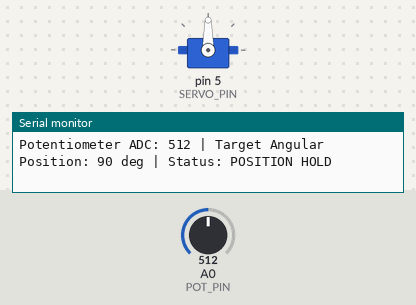
Bench run of a sketch on a simulated Arduino Uno, built with avr-gcc and run on an emulated ATmega328P. Parts: servo, the last lines printed to the serial monitor. The test bench sets the inputs (shaded band); at power-on: A0 (POT_PIN) = 512.

Above: at 1.7 s.
1.8 s: A0 (POT_PIN) set to 716
At 2.8 s:
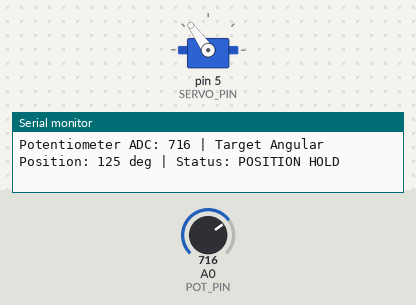
3.3 s: A0 (POT_PIN) set to 900
At 4.0 s:
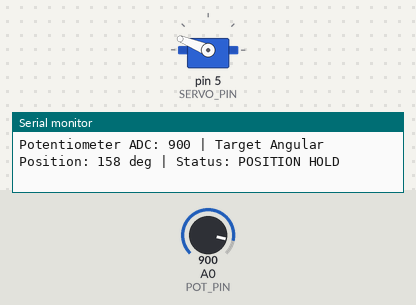
4.8 s: A0 (POT_PIN) set to 922
At 6.1 s:
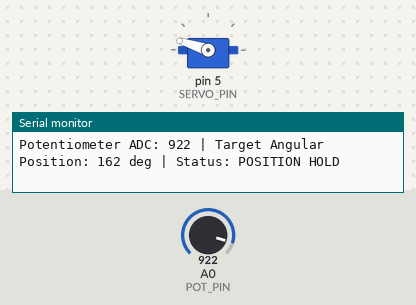
6.4 s: A0 (POT_PIN) set to 1023
At 7.6 s:
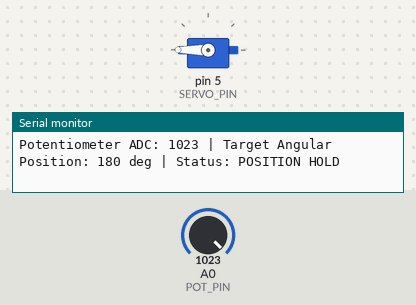
7.9 s: A0 (POT_PIN) set to 1003
At 8.6 s:
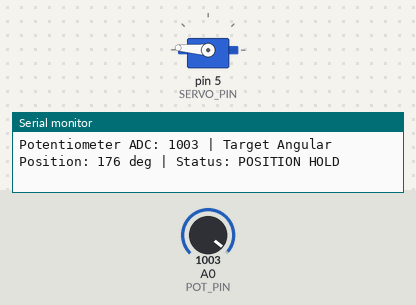
10.9 s: A0 (POT_PIN) set to 306
At 11.4 s:
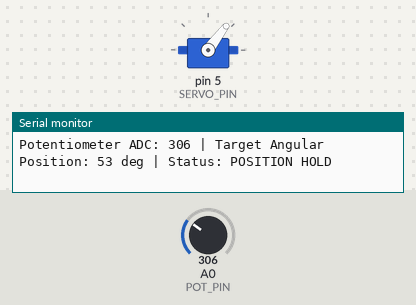
Timing chart, 0 to 13.4 s (numbered marks = the images above; inputs shaded):
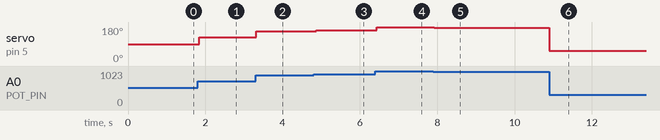

Measured:
- after the input at 1.8 s, servo on pin 5 (SERVO_PIN): 90° → 125° after 0.05 s
- after the input at 3.3 s, servo on pin 5 (SERVO_PIN): 125° → 158° at once
- after the input at 4.8 s, servo on pin 5 (SERVO_PIN): 158° → 162° after 0.08 s
- after the input at 6.4 s, servo on pin 5 (SERVO_PIN): 162° → 180° at once
- after the input at 7.9 s, servo on pin 5 (SERVO_PIN): 180° → 176° at once
- after the input at 10.9 s, servo on pin 5 (SERVO_PIN): 176° → 53° at once

The sketch:

Question2.ino
```cpp
#include <Servo.h>

// Create a servo object to control the SG90 motor
Servo myServo;

// Define Arduino pins
const int POT_PIN = A0;
const int SERVO_PIN = 5;

// Variables to store analog readings and calculated metrics
int potValue = 0;
int targetAngle = 0;
int previousAngle = 90; // Start at midpoint

void setup() {
  // Initialize Serial Monitor for system validation
  Serial.begin(9600);
  Serial.println("--- Arduino UNO R3 Servo Control System Booting ---");

  // Attach the servo object to digital pin 5
  myServo.attach(SERVO_PIN);

  // Move servo to initial center position (90 degrees)
  myServo.write(90);
  delay(500);
}

void loop() {
  // Read analog value from the potentiometer (Range: 0 to 1023)
  potValue = analogRead(POT_PIN);

  // Map the 10-bit ADC value into physical angular displacement (0 to 180 degrees)
  targetAngle = map(potValue, 0, 1023, 0, 180);


  // Write the precise position command to the servo motor
  myServo.write(targetAngle);

  // Determine dynamic directional displacement for diagnostics
  Serial.print("Potentiometer ADC: ");
  Serial.print(potValue);
  Serial.print(" | Target Angular Position: ");
  Serial.print(targetAngle);
  Serial.print(" deg | Status: ");

  if (targetAngle > previousAngle + 1) {
    Serial.println("Moving CLOCKWISE");
  } else if (targetAngle < previousAngle - 1) {
    Serial.println("Moving COUNTER-CLOCKWISE");
  } else {
    Serial.println("POSITION HOLD");
  }

  // Update history buffer for directional calculation
  previousAngle = targetAngle;

  // Small delay to prevent jitter and stabilize mechanical linkage
  delay(50);
}
```
